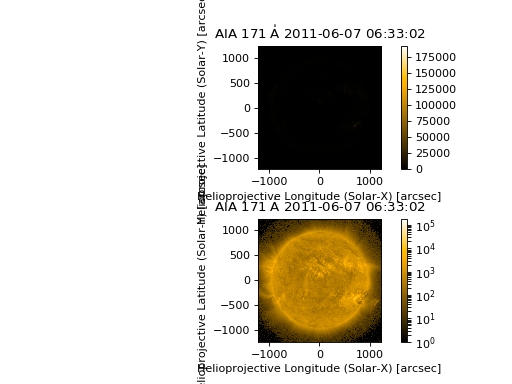

The Python source for this figure:
import sunpy.map
import sunpy.data.sample
import matplotlib.pyplot as plt
import matplotlib.colors as colors

smap = sunpy.map.Map(sunpy.data.sample.AIA_171_IMAGE)

fig = plt.figure()
ax1 = fig.add_subplot(2,1,1)
smap.plot(norm=colors.Normalize())
plt.colorbar()
ax2 = fig.add_subplot(2,1,2)
smap.plot(norm=colors.LogNorm())
fig.subplots_adjust(hspace=0.4)
plt.colorbar()
plt.show()
